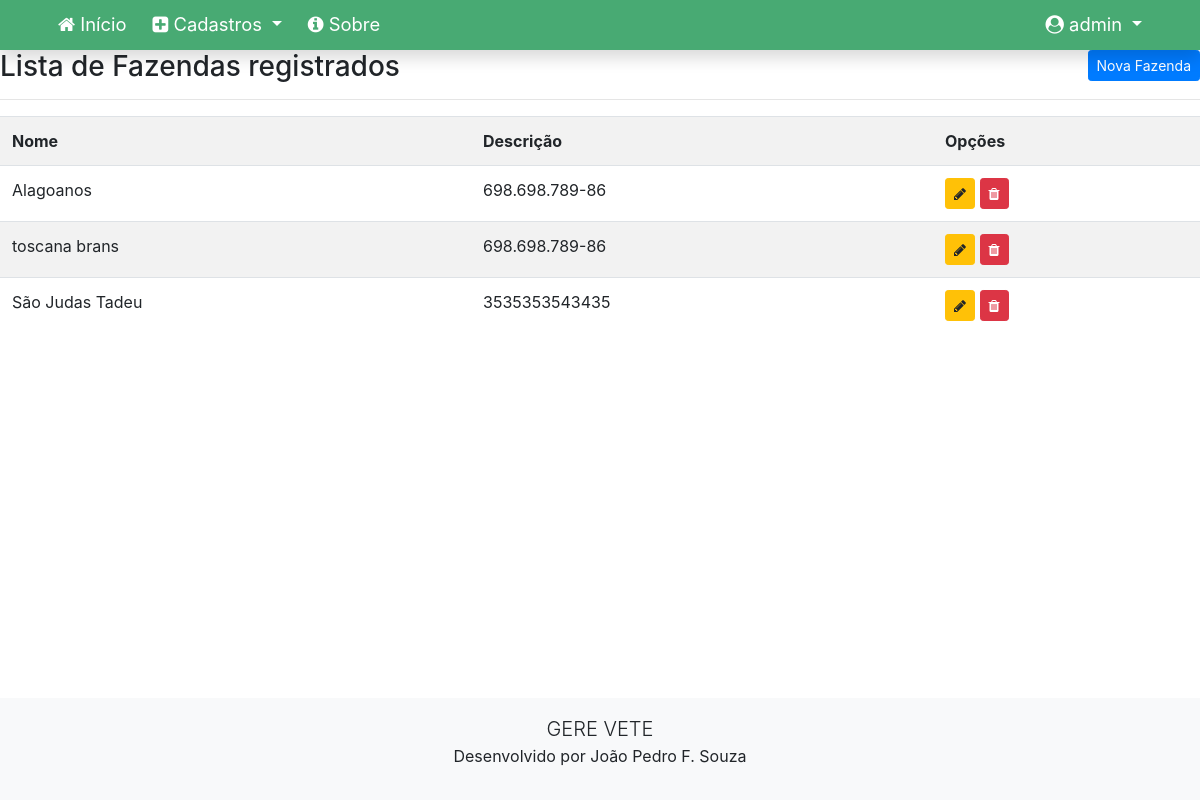
The app's page /listar/fazendas/ (signed in), older data.
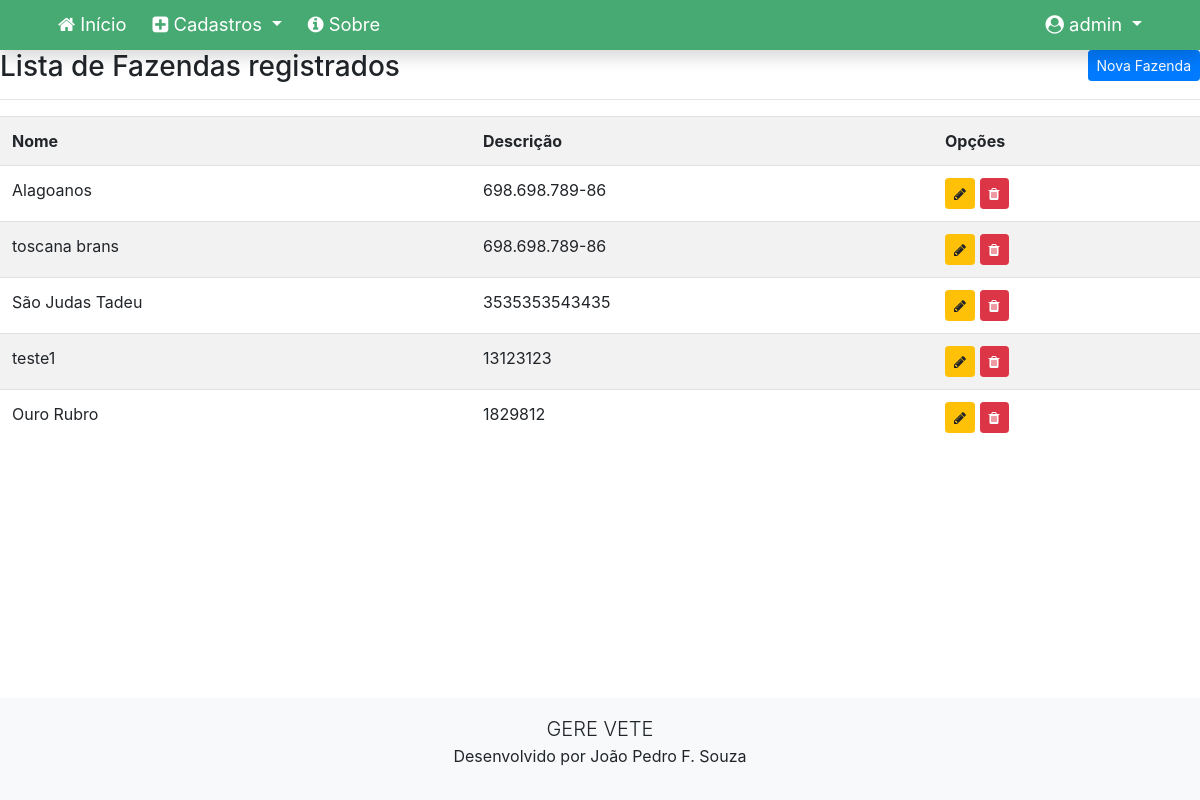
The same page, newer data.
### cadastros/models.py (models this page shows, shortened)
class Fazenda(models.Model):
    nome = models.CharField(max_length=100)
    localizacao = models.CharField(max_length=100, verbose_name='Localização')
    cpfcnpj = models.CharField(max_length=100, verbose_name='CPF/CNPJ')
    numero = models.IntegerField(verbose_name='Número')
    usuario = models.ForeignKey(User, on_delete=models.PROTECT)

### cadastros/views.py (the view)
# urls.py: path('listar/fazendas/', FazendaList.as_view(), name='fazenda-list'),
class FazendaList(LoginRequiredMixin, ListView):
    login_url = reverse_lazy('login')
    model = Fazenda
    template_name = 'cadastros/listas/fazenda.html'
    def get_queryset(self):
        self.object_list = Fazenda.objects.filter(usuario=self.request.user)
        return self.object_list

### cadastros/templates/cadastros/listas/fazenda.html (shortened to what this page needs)
{% extends 'paginas/modelo-blue-deep.html' %}
{% load static %}
{% block conteudo %}
<h3>
    Lista de Fazendas registrados
    <a href="{% url 'fazenda-create' %}" class="btn btn-primary btn-sm float-right">Nova Fazenda</a>
</h3>
<hr>
<div class="table-responsive">
    <table class="table table-striped">
        <tr>
            <th>Nome</th>
            <th>Descrição</th>
            <th>Opções</th>
        </tr>
        {% for fazenda in object_list %}
        <tr>
            <td>{{ fazenda.nome }}</td>
            <td>{{ fazenda.cpfcnpj }}</td>
            <td>
                <a href="{% url 'fazenda-update' fazenda.pk %}" class="btn btn-warning btn-sm" title="Editar">
                    <i class="fa fa-pencil" aria-hidden="true"></i>
                </a>
                <a href="{% url 'fazenda-delete' fazenda.pk %}" class="btn btn-danger btn-sm" title="Excluir">
                    <i class="fa fa-trash" aria-hidden="true"></i>
                </a>
            </td>
        </tr>
        {% empty %}
        <tr>
            <td colspan="3">Nenhuma fazenda registrada.</td>
        </tr>
        {% endfor %}
    </table>
</div>
{% endblock %}

Row changes from the older to the newer data that the page shows:
added Fazenda: nome "teste1", cpfcnpj "13123123"
added Fazenda: nome "Ouro Rubro", cpfcnpj "1829812"
